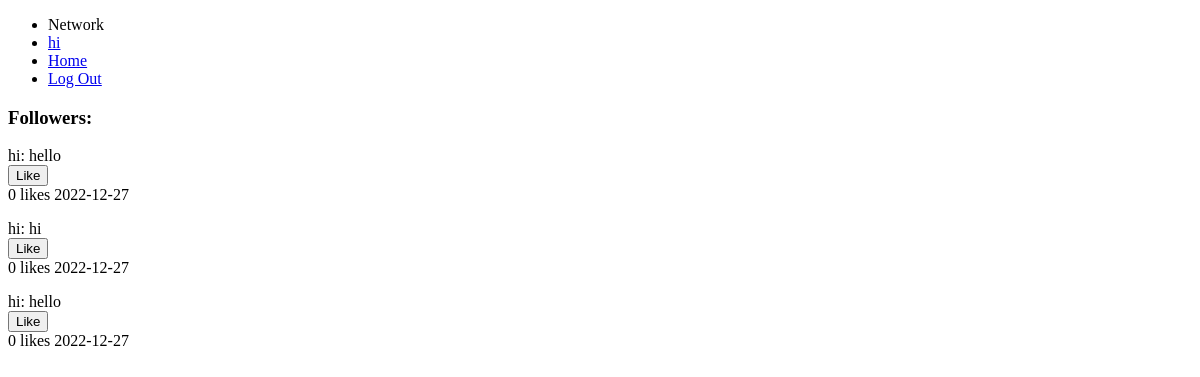
Screenshot of /profile (signed in) with the database file from the repository.
### tables this page shows
CREATE TABLE posts (
    id INTEGER PRIMARY KEY AUTOINCREMENT,
    user_id INTEGER NOT NULL,
    name TEXT NOT NULL,
    content TEXT NOT NULL,
    likes INTEGER DEFAULT 0 NOT NULL,
    datetime NUMERIC NOT NULL,
    FOREIGN KEY (user_id) REFERENCES users(id)
);

### app.py (the view)
@app.route("/profile", methods=["GET", "POST"])
@login_required
def profile():
    if request.method == "GET":
        user_id = session["user_id"]
    if request.method == "POST":
        user_id = request.form.get("user_id")
    conn = connectDB()
    cur = conn.cursor()
    cur.execute("SELECT * FROM users WHERE id=?", [user_id])
    user = cur.fetchall()
    conn.commit()
    conn.close()
    posts = get_posts(user_id)
    return render_template("profile.html", user=user[0], posts=posts)

### helpers.py (called while the page is built)
def connectDB():
    conn = sql.connect('network.db')
    conn.row_factory = sql.Row # "dictionary cursor"
    return conn

def get_posts(user_id=None):
    conn = connectDB()
    cur = conn.cursor()
    if user_id == None:
        cur.execute("SELECT * FROM posts")
    else:
        cur.execute("SELECT * FROM posts WHERE user_id = ?", [user_id])
    posts = cur.fetchall()
    return posts

def login_required(f):
    @wraps(f)
    def decorated_function(*args, **kwargs):
        if session.get("user_id") is None:
            return redirect("/login")
        return f(*args, **kwargs)
    return decorated_function

### templates/profile.html (shortened to what this page needs)
{% extends "layout.html" %}
{% block body %}
    <h3>Followers: </h3>
    {% for post in posts %}
        <div>
            <div>{{ post["name"] + ": " + post["content"] }}</div>
            <form action"/like" method="post">
                <input name="like{{ post["id"] }}" type="submit" value="Like">
            </form>
            <p class="inline">{{ post["likes"] }} likes</p>
            <p class="inline">{{ post["datetime"] }}</p>
        </div>
    {% endfor %}
{% endblock %}

### static/styles.css (style rules this page uses)
.inline { margin-top: 0px; display: inline-block; }

### rows the page displays
posts: name+content "hi: hello", likes "0", datetime "2022-12-27"
posts: name+content "hi: hi", likes "0", datetime "2022-12-27"
posts: name+content "hi: hello", likes "0", datetime "2022-12-27"

### other values shown
{{ session["username"] }} "hi"
